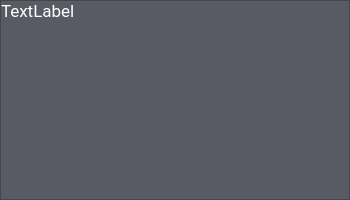
<?xml version="1.0" encoding="UTF-8"?>
<ui version="4.0">
 <class>Frame</class>
 <widget class="QFrame" name="Frame">
  <property name="geometry">
   <rect>
    <x>0</x>
    <y>0</y>
    <width>350</width>
    <height>200</height>
   </rect>
  </property>
  <property name="minimumSize">
   <size>
    <width>350</width>
    <height>200</height>
   </size>
  </property>
  <property name="maximumSize">
   <size>
    <width>350</width>
    <height>200</height>
   </size>
  </property>
  <property name="windowTitle">
   <string>Frame</string>
  </property>
  <property name="styleSheet">
   <string notr="true">background-color: #585B64;</string>
  </property>
  <layout class="QVBoxLayout" name="verticalLayout">
   <property name="spacing">
    <number>0</number>
   </property>
   <property name="leftMargin">
    <number>0</number>
   </property>
   <property name="topMargin">
    <number>0</number>
   </property>
   <property name="rightMargin">
    <number>0</number>
   </property>
   <property name="bottomMargin">
    <number>0</number>
   </property>
   <item>
    <widget class="QScrollArea" name="scrollArea">
     <property name="widgetResizable">
      <bool>true</bool>
     </property>
     <widget class="QWidget" name="scrollAreaWidgetContents">
      <property name="geometry">
       <rect>
        <x>0</x>
        <y>0</y>
        <width>348</width>
        <height>198</height>
       </rect>
      </property>
      <layout class="QVBoxLayout" name="verticalLayout_2">
       <property name="spacing">
        <number>0</number>
       </property>
       <property name="leftMargin">
        <number>0</number>
       </property>
       <property name="topMargin">
        <number>0</number>
       </property>
       <property name="rightMargin">
        <number>0</number>
       </property>
       <property name="bottomMargin">
        <number>0</number>
       </property>
       <item>
        <widget class="QLabel" name="label">
         <property name="font">
          <font>
           <family>Roboto</family>
           <pointsize>13</pointsize>
           <weight>50</weight>
           <bold>false</bold>
          </font>
         </property>
         <property name="styleSheet">
          <string notr="true">color: #FFF;</string>
         </property>
         <property name="text">
          <string>TextLabel</string>
         </property>
         <property name="alignment">
          <set>Qt::AlignLeading|Qt::AlignLeft|Qt::AlignTop</set>
         </property>
        </widget>
       </item>
      </layout>
     </widget>
    </widget>
   </item>
  </layout>
 </widget>
 <resources/>
 <connections/>
</ui>
